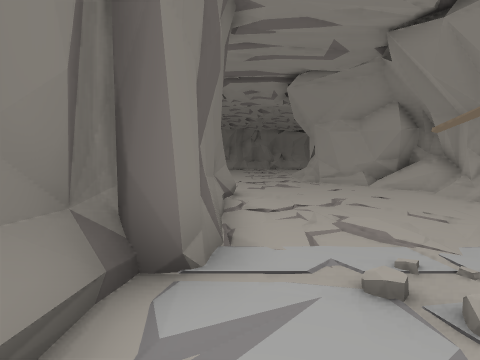
view 1 (above)

22 first-person views from a walk through a 3-D level made in the Unity game engine. The camera is 1.2 m above the floor, tilts 4° down and sees 85° across. Doors are open. The floor is counted in squares, 1.34 m on a side. Each view is taken from the middle of a square. On the plan, view 1 faces up. The plan holds only what a view shows up to about 11 squares ahead; the rest is blank. The place goes on beyond the plan. The player character is not drawn.

view 2
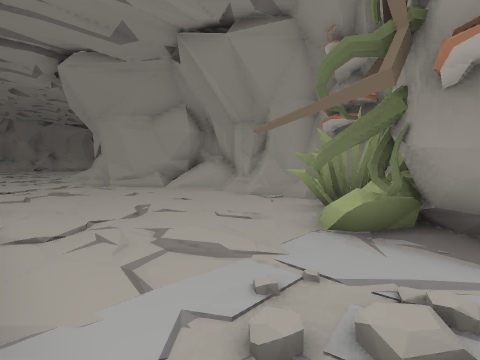

view 3
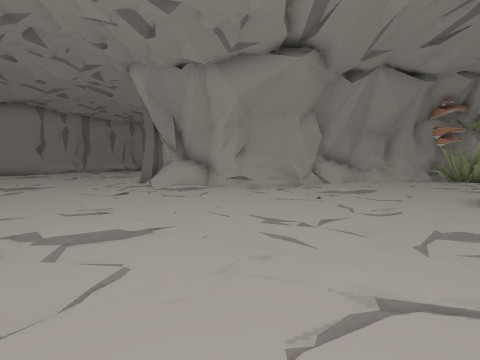

view 4
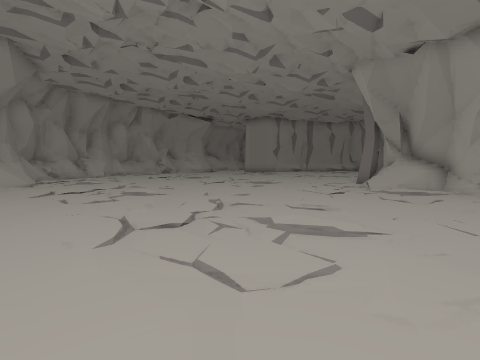

view 5
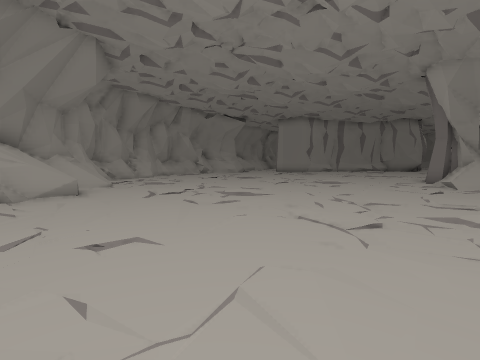

view 6
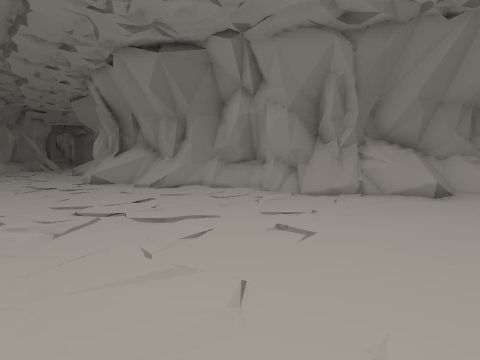

view 7
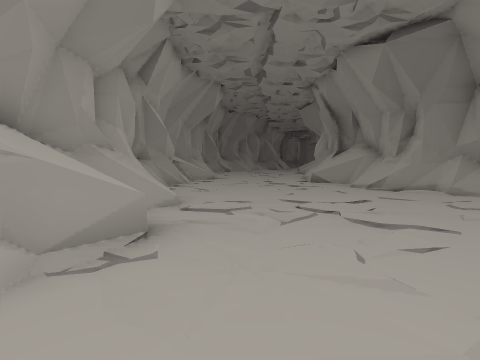

view 8
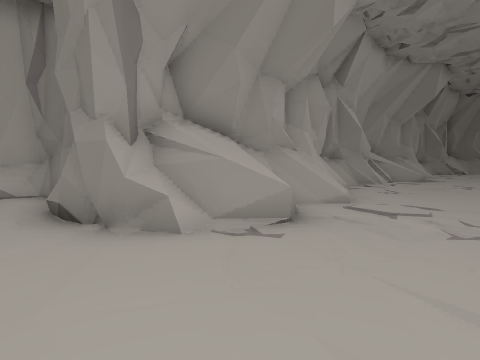

view 9
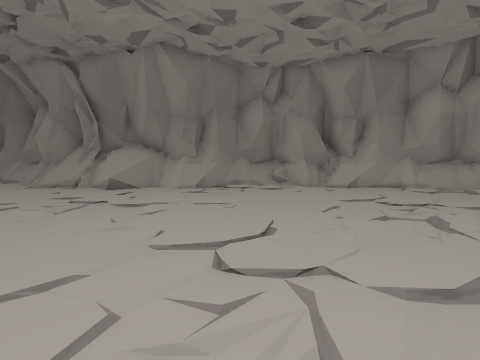

view 10
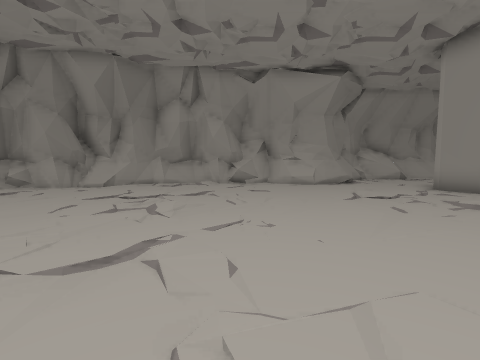

view 11
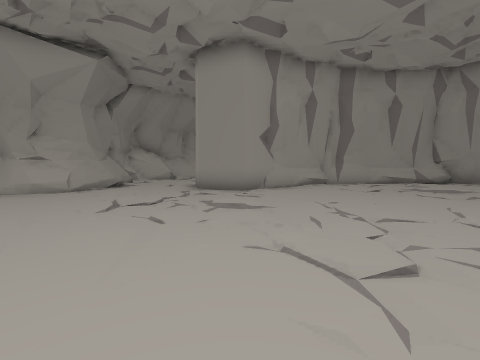

view 12
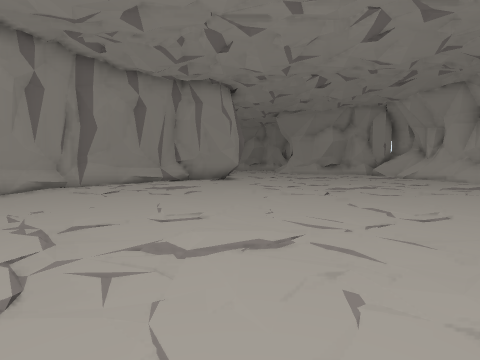

view 13
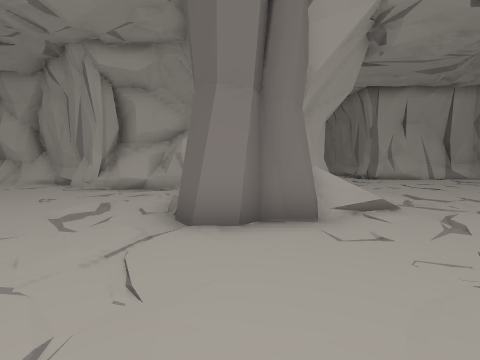

view 14
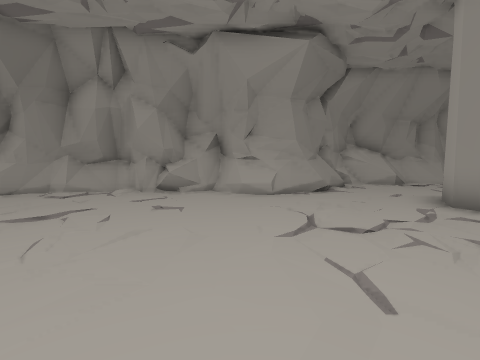

view 15
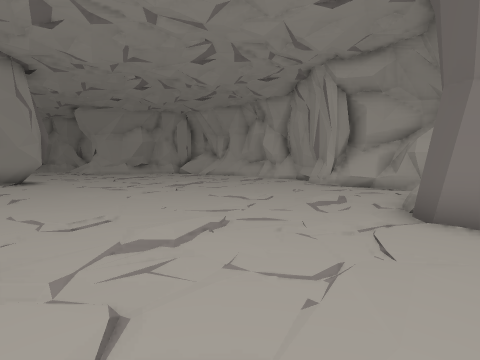

view 16
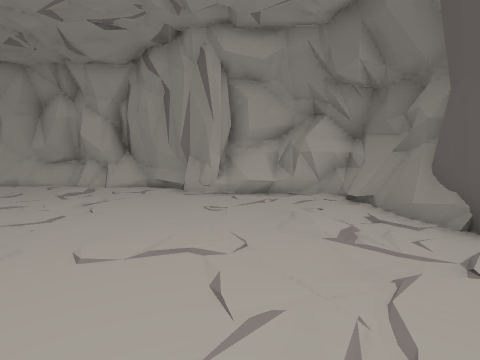

view 17
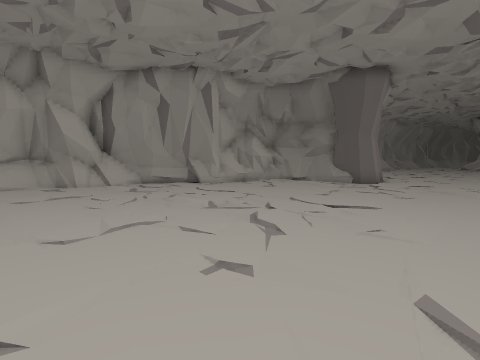

view 18
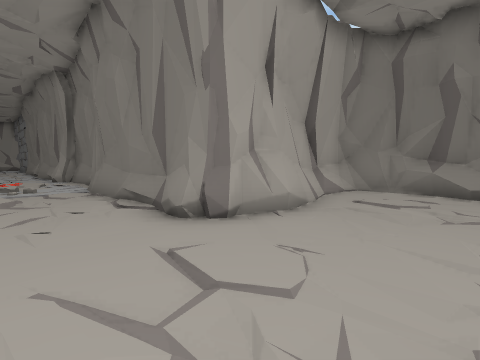

view 19
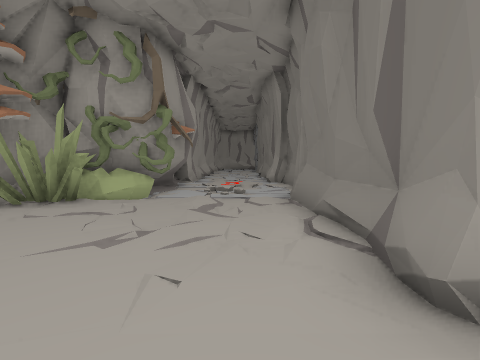

view 20
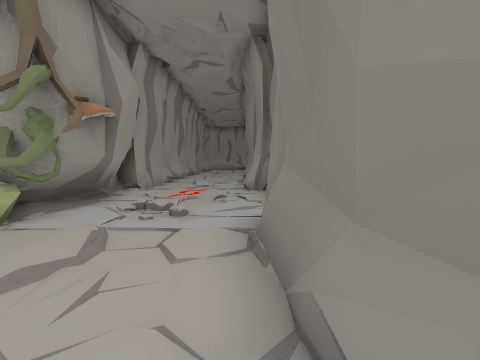

view 21
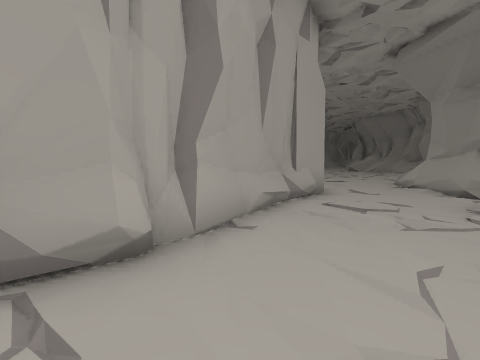

view 22
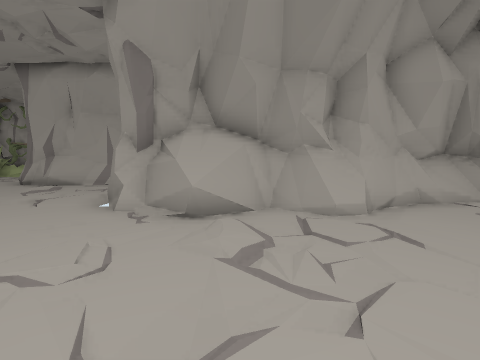

### Floor plan
Key: @ floor where view 1 was taken; # wall or solid block; . main floor; : floor 0.25 m higher than the main floor; + floor 0.5 m higher than the main floor; * floor 1.25 m higher than the main floor; % floor 1.75 m higher than the main floor; / step, stairs or slope; = window, fence, low wall or low ledge; ^ raised ledge; O other object.
Columns run from 17 left of view 1 to 18 right of it. Each row starts with its distance up from view 1.
 33                           #=.=......
 32                  ##########..../....
 31                ####/##.###/..../....
 30                ##=../..........#####
 29              ###............####
 28             ##.............####
 27            ##=............. #####
 26           ##/...................##
 25          ##//./..................###
 24          #*=.......................#
 23        ###==..................../...
 22     #####=....................../...
 21  #####.=............................
 20  #///.../...........................
 19 ==//................................
 18 =...................................
 17 ......................#OO...........
 16 ....................//###...........
 15 ../.........../...../+###...........
 14 .........=...........###=...........
 13 #=...=#:#==.........####=#..........
 12 #########%##........#######^#.......
 11        #####......../###########/=..
 10           ##../......####     ####/#
  9            #..........//#        ###
  8            #.=###......##
  7            ######......#
  6                 #......#
  5                 #......#
  4                 #....OO##
  3                 #/.O.OOO#
  2                 #.//OOO##
  1                 #./.##
  0                 #@..#
 -1                 #...#
 -2                 #O..#
 -3                 OO  ##

Positions as (right, up) in squares from view 1, and headings:
1: (0, 0), facing up
2: (0, 1), facing up-right
3: (-6, 13), facing right
4: (-6, 13), facing up-right
5: (-8, 15), facing up-right
6: (-5, 15), facing up-left
7: (-5, 15), facing left
8: (-5, 16), facing down-left
9: (3, 20), facing up-left
10: (4, 20), facing up
11: (5, 21), facing up-right
12: (6, 20), facing right
13: (6, 21), facing down
14: (6, 23), facing up
15: (6, 22), facing down-right
16: (10, 20), facing down
17: (18, 21), facing down-left
18: (2, 11), facing down-left
19: (1, 9), facing down
20: (0, 6), facing down
21: (18, 33), facing down-left
22: (-9, 18), facing down
